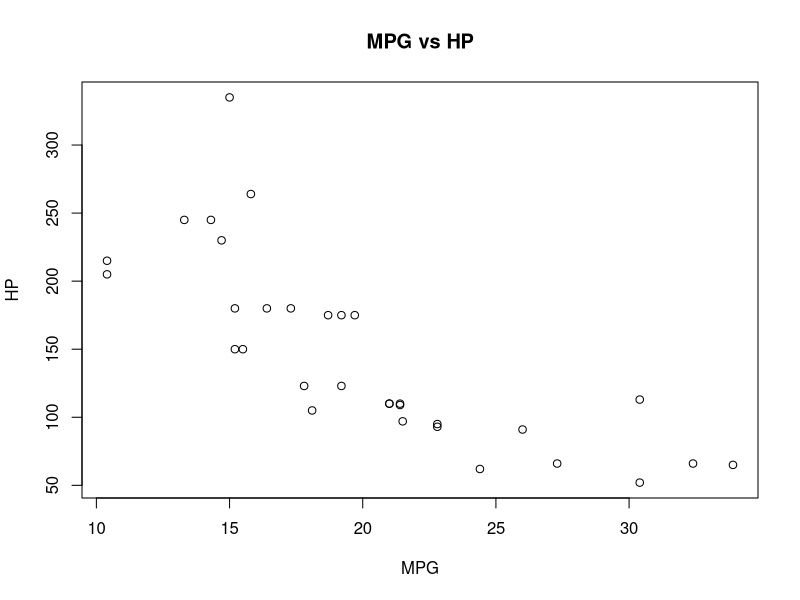

Here is the R script that generated this plot:
# Load necessary libraries
library(ggplot2)
library(methods)  # Needed for S4

# Load the mtcars dataset
data("mtcars")

# View the first 6 rows
head(mtcars, 6)

# Check dataset structure
str(mtcars)

# --------------------------------------------
# Step 2: Check if Generic Functions Apply
# --------------------------------------------

# Summary function (generic)
summary(mtcars)

# Plot function (generic)
plot(mtcars$mpg, mtcars$hp, main="MPG vs HP", xlab="MPG", ylab="HP")

# Checking base type
typeof(mtcars)  # Should return "list"
class(mtcars)   # Should return "data.frame"
mode(mtcars)    # Should return "list"

# --------------------------------------------
# Step 3: Assigning S3 and S4 to mtcars
# --------------------------------------------

# ------------------ S3 Example ------------------
# Create an S3 object for a car
car_s3 <- list(model = "Mazda RX4", mpg = 21, hp = 110)
class(car_s3) <- "car"

# Define an S3 print method
print.car <- function(x) {
  cat("Car Model:", x$model, "\nMPG:", x$mpg, "\nHorsepower:", x$hp, "\n")
}

# Test the S3 method
print(car_s3)

# Checking if the object is S3
class(car_s3)  # Returns "car" -> S3

# ------------------ S4 Example ------------------
# Define an S4 class for a car
setClass("Car",
         slots = list(
           model = "character",
           mpg = "numeric",
           hp = "numeric"
         ))

# Create an S4 object
car_s4 <- new("Car", model = "Mazda RX4", mpg = 21, hp = 110)

# Print S4 object
car_s4

# Checking if the object is S4
isS4(car_s4)  # Returns TRUE -> S4

